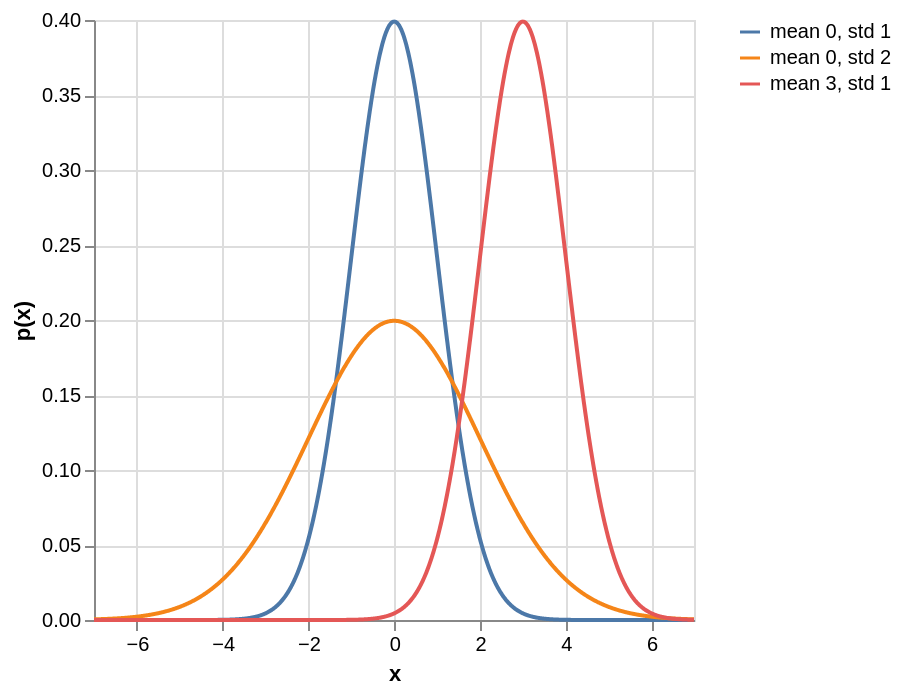

The notebook cell this image was saved under:
### Code cell
%%scala
import $ivy.`ch.contrafactus::plotwit-core:0.1.0-SNAPSHOT`
import plotwit.{Grid as _, *}
import viz.PlotTargets.almond  // renders through JupyterLab's vega-embed

val x = Tensor(Shape(Axis[Grid] -> 1400)).fromFunction(i => -7.0f + 0.01f * i(Axis[Grid]))
val params = Seq((0.0f, 1.0f), (0.0f, 2.0f), (3.0f, 1.0f))
val curves = params.map((mu, sigma) => (f"mean $mu%.0f, std $sigma%.0f", normal(x, mu, sigma)))
val ys = stack(curves.map(_._2), Axis[Curve])

plotwit.display(plots.linePlot(
  x,
  ys,
  curves.map(_._1),
  _.encoding.x.title := "x",
  _.encoding.y.title := "p(x)",
  _.encoding.color.legend.title := ""
))

### Figure 1 — Vega-Lite specification as saved in the notebook (floating-point values rounded to 4 significant figures; data arrays with more than 128 entries replaced by an {"elided": "..."} marker saying what was removed)
{"$schema": "https://vega.github.io/schema/vega-lite/v5.json", "data": {"values": {"elided": "4200 records"}}, "description": "Line plot", "encoding": {"color": {"field": "series", "legend": {"title": ""}, "type": "nominal"}, "x": {"field": "x", "scale": {"domain": [-7, 6.99]}, "title": "x", "type": "quantitative"}, "y": {"field": "y", "title": "p(x)", "type": "quantitative"}}, "mark": {"interpolate": "linear", "point": false, "type": "line"}, "title": ""}
